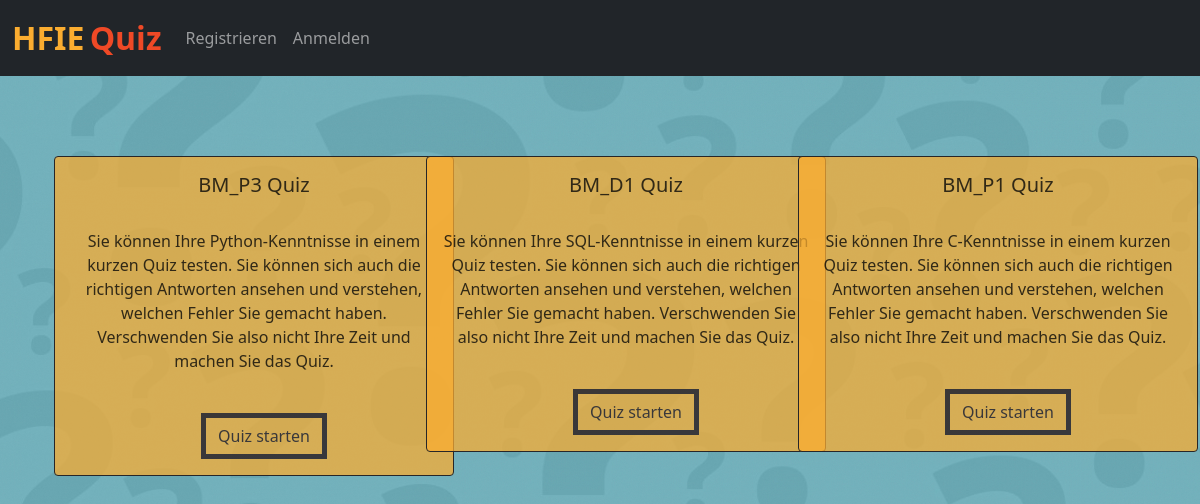
The page / on the database its author committed.
### home/models.py (models this page shows, shortened)
class Quiz(models.Model):
    name = models.CharField(max_length=50)
    desc = models.CharField(max_length=500)
    number_of_questions = models.IntegerField(default=1)
    time = models.IntegerField(help_text="Duration of the quiz in seconds", default="1")

### home/views.py (the view)
# urls.py: path("", views.index, name="index"),
def index(request):
    quiz = Quiz.objects.all()
    para = {'quiz' : quiz}
    return render(request, "index.html", para)

### home/templates/index.html (shortened to what this page needs)
{% extends 'base.html' %} {% block title %} HFIE Quiz {% endblock %}  {% load static %} {% block body %}
<br><br><br>
<div class="container">
    <div class="container mx-auto mt-2">
        <div class="row">
            {% for i in quiz %}
            <div class="col-md-4">
                <div class="card" style="width: 25rem;">
                    <div class="card-body">
                        <h5 class="card-title" style="text-align: center;">{{i.name}}</h5>
                        <br>
                        <p class="card-text text-center">{{i.desc}}</p>
                        <br>
                        <button data-bs-target="#exampleModal" data-bs-toggle="modal" data-time="{{i.time}}" data-questions="{{i.number_of_questions}}" data-name="{{i.name}}" data-id="{{i.id}}" id="btn" style="justify-content: center;" class="attempt btn mr-2 modal-button">Quiz starten
                        </button>
                    </div>
                </div>
            </div>
            {% endfor %}
        </div>
    </div>
</div>
{% endblock %}

### home/templates/index.html (style rules this page uses)
.attempt { --gradient: linear-gradient(to left top, #38383c 10%, #3a3737 90%) !important; }
body { background-image: url("../static/images/quiz.jpg"); }
.card { background: #fbad30ba; border: 1px solid #272628; color: rgba(8, 8, 8, 0.8); margin-bottom: 3rem; }
#btn { border: 5px solid; border-image-slice: 1; background: var(--gradient) !important; -webkit-background-clip: text !important; -webkit-text-fill-color: transparent !important; border-image-source: var(--gradient) !important; text-decoration: none; position: relative; left: 130px; }

### rows shown on the page
Quiz: name "BM_P3 Quiz", desc "Sie können Ihre Python-Kenntnisse in einem kurzen Quiz testen. Sie können sich auch die richtigen Antworten ansehen und verstehen, welchen Fehler Sie gemacht haben. Verschwenden Sie also nicht Ihre Zeit und machen Sie das Quiz."
Quiz: name "BM_D1 Quiz", desc "Sie können Ihre SQL-Kenntnisse in einem kurzen Quiz testen. Sie können sich auch die richtigen Antworten ansehen und verstehen, welchen Fehler Sie gemacht haben. Verschwenden Sie also nicht Ihre Zeit und machen Sie das Quiz."
Quiz: name "BM_P1 Quiz", desc "Sie können Ihre C-Kenntnisse in einem kurzen Quiz testen. Sie können sich auch die richtigen Antworten ansehen und verstehen, welchen Fehler Sie gemacht haben. Verschwenden Sie also nicht Ihre Zeit und machen Sie das Quiz."
